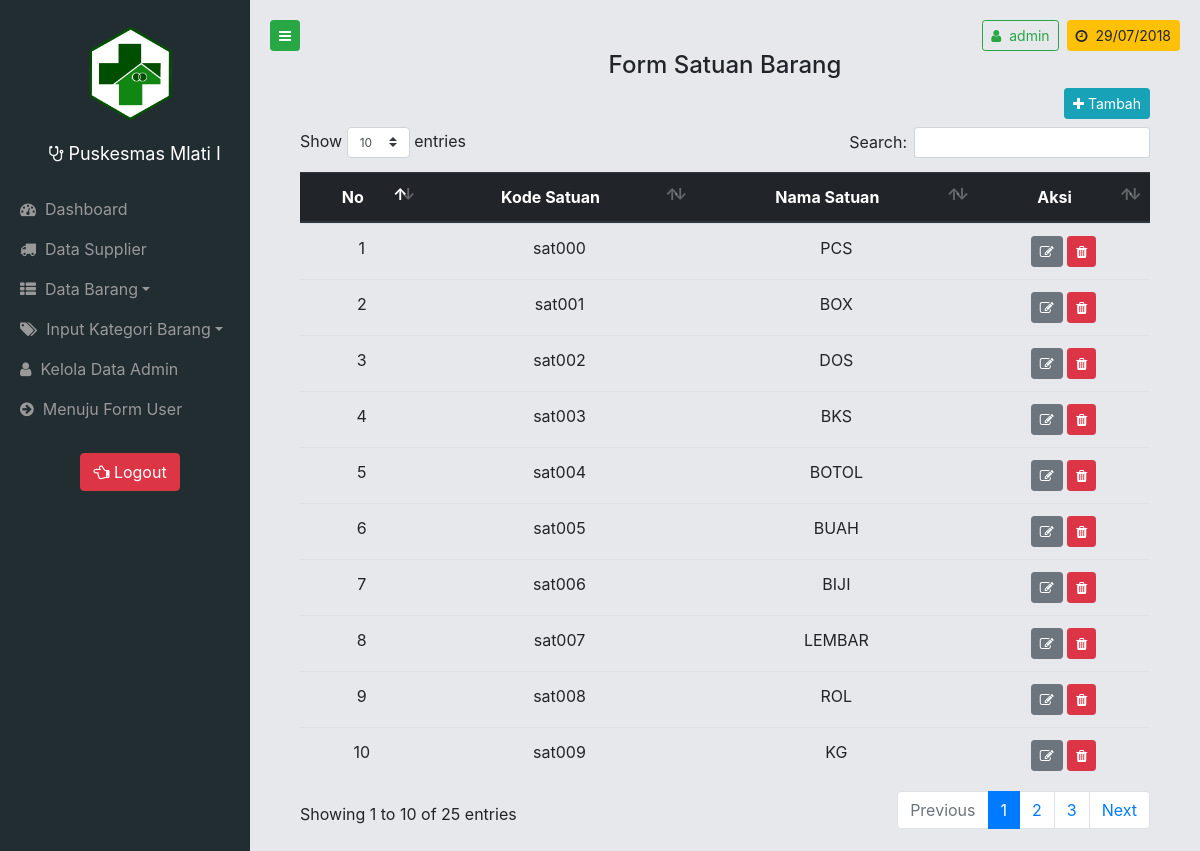
/page/admin/index.php?page=satuan (signed in), run on the app's committed database.
### tables this page shows
CREATE TABLE `satuan` (
  `kodesatuan` varchar(10) NOT NULL,
  `namasatuan` varchar(10) NOT NULL
);

### page/admin/satuan.php (the view, shortened to what this page needs)
<?php
$sql = 'SELECT * FROM satuan;';
$query = mysqli_query($con, $sql);
?>
<center>
	<h4>Form Satuan Barang</h4>
</center>
<div class="container-fluid mb-auto">
	<button type="button" class="btn btn-info btn-sm mb-2 float-right" onclick="showmodalsat();" data-toggle="tooltip" data-placement="left" title="Tambah Data">
		<i class="fa fa-plus"></i>&nbsp;Tambah
	</button>
	<div class="table-responsive">
		<table class="table table-hover" id="tabsat">
			<thead class="thead-dark">
				<tr align="center">
					<th>No</th>
					<th>Kode Satuan</th>
					<th>Nama Satuan</th>
					<th>Aksi</th>
				</tr>
			</thead>
			<tbody>
				<?php
				$i = 1;
				while ($value = mysqli_fetch_row($query)) {
				?>
				<tr align="center">
					<td><?php echo $i; ?></td>
					<td><?php echo $value[0] ?></td>
					<td><?php echo $value[1] ?></td>
					<td>
						<button type="button" class="btn btn-secondary btn-sm" data-toggle="tooltip" data-placement="top" title="Edit Satuan" onclick="showmodaledt('<?php echo $value[0]; ?>','<?php echo $value[1]; ?>');">
							<i class="fa fa-edit"></i>
						</button>
						<button type="button" class="btn btn-danger btn-sm" data-toggle="tooltip" data-placement="top" title="Hapus Satuan" onclick="showmodaldel('<?php echo $value[0]; ?>','<?php echo $value[1]; ?>');">
							<i class="fa fa-trash"></i>
						</button>
					</td>
				</tr>
				<?php
				$i++;
				}
				?>
			</tbody>
		</table>
	</div>
</div>

### assets/css/simple-sidebar.css (style rules this page uses)
body { overflow-x: hidden; }

### data on the page
satuan: kodesatuan "sat000", namasatuan "PCS"
satuan: kodesatuan "sat001", namasatuan "BOX"
satuan: kodesatuan "sat002", namasatuan "DOS"
satuan: kodesatuan "sat003", namasatuan "BKS"
satuan: kodesatuan "sat004", namasatuan "BOTOL"
satuan: kodesatuan "sat005", namasatuan "BUAH"
satuan: kodesatuan "sat006", namasatuan "BIJI"
satuan: kodesatuan "sat007", namasatuan "LEMBAR"
satuan: kodesatuan "sat008", namasatuan "ROL"
satuan: kodesatuan "sat009", namasatuan "KG"

### other printed values
$_SESSION['id'] "admin"
